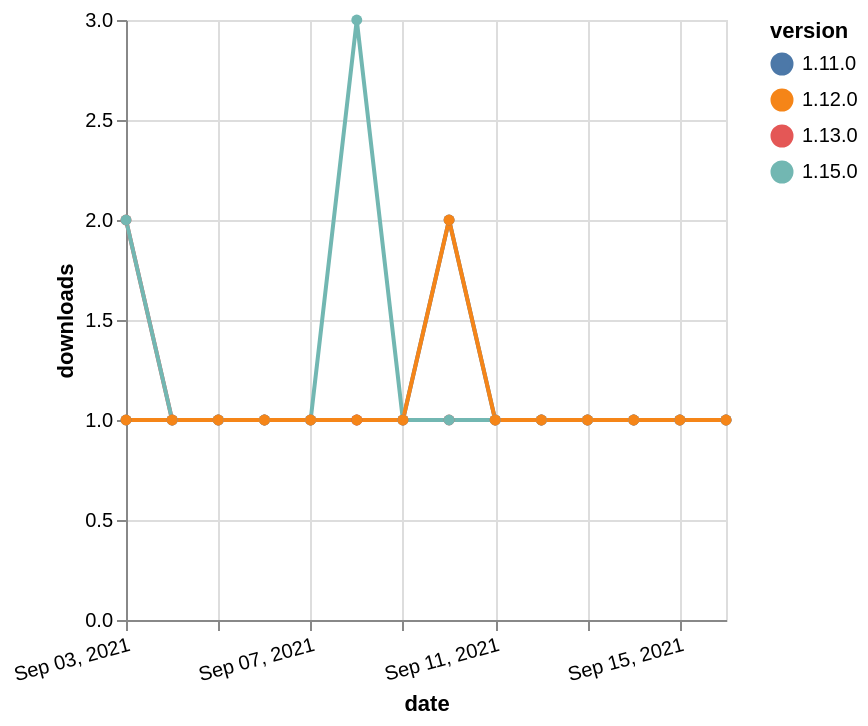

Here is the Vega-Lite specification saved for this chart:
### Vega-Lite specification from a JSON file in a GitHub repository (floating-point values rounded to 4 significant figures)
{"$schema": "https://vega.github.io/schema/vega-lite/v5.json", "description": "A simple bar chart with embedded data.", "data": {"values": [{"date": "2021-09-03", "total": 322, "delta": 1, "version": "1.11.0"}, {"date": "2021-09-04", "total": 323, "delta": 1, "version": "1.11.0"}, {"date": "2021-09-05", "total": 324, "delta": 1, "version": "1.11.0"}, {"date": "2021-09-06", "total": 325, "delta": 1, "version": "1.11.0"}, {"date": "2021-09-07", "total": 326, "delta": 1, "version": "1.11.0"}, {"date": "2021-09-08", "total": 327, "delta": 1, "version": "1.11.0"}, {"date": "2021-09-09", "total": 328, "delta": 1, "version": "1.11.0"}, {"date": "2021-09-10", "total": 330, "delta": 2, "version": "1.11.0"}, {"date": "2021-09-11", "total": 331, "delta": 1, "version": "1.11.0"}, {"date": "2021-09-12", "total": 332, "delta": 1, "version": "1.11.0"}, {"date": "2021-09-13", "total": 333, "delta": 1, "version": "1.11.0"}, {"date": "2021-09-14", "total": 334, "delta": 1, "version": "1.11.0"}, {"date": "2021-09-15", "total": 335, "delta": 1, "version": "1.11.0"}, {"date": "2021-09-16", "total": 336, "delta": 1, "version": "1.11.0"}, {"date": "2021-09-03", "total": 285, "delta": 2, "version": "1.13.0"}, {"date": "2021-09-04", "total": 286, "delta": 1, "version": "1.13.0"}, {"date": "2021-09-05", "total": 287, "delta": 1, "version": "1.13.0"}, {"date": "2021-09-06", "total": 288, "delta": 1, "version": "1.13.0"}, {"date": "2021-09-07", "total": 289, "delta": 1, "version": "1.13.0"}, {"date": "2021-09-08", "total": 290, "delta": 1, "version": "1.13.0"}, {"date": "2021-09-09", "total": 291, "delta": 1, "version": "1.13.0"}, {"date": "2021-09-10", "total": 292, "delta": 1, "version": "1.13.0"}, {"date": "2021-09-11", "total": 293, "delta": 1, "version": "1.13.0"}, {"date": "2021-09-12", "total": 294, "delta": 1, "version": "1.13.0"}, {"date": "2021-09-13", "total": 295, "delta": 1, "version": "1.13.0"}, {"date": "2021-09-14", "total": 296, "delta": 1, "version": "1.13.0"}, {"date": "2021-09-15", "total": 297, "delta": 1, "version": "1.13.0"}, {"date": "2021-09-16", "total": 298, "delta": 1, "version": "1.13.0"}, {"date": "2021-09-03", "total": 114, "delta": 2, "version": "1.15.0"}, {"date": "2021-09-04", "total": 115, "delta": 1, "version": "1.15.0"}, {"date": "2021-09-05", "total": 116, "delta": 1, "version": "1.15.0"}, {"date": "2021-09-06", "total": 117, "delta": 1, "version": "1.15.0"}, {"date": "2021-09-07", "total": 118, "delta": 1, "version": "1.15.0"}, {"date": "2021-09-08", "total": 121, "delta": 3, "version": "1.15.0"}, {"date": "2021-09-09", "total": 122, "delta": 1, "version": "1.15.0"}, {"date": "2021-09-10", "total": 123, "delta": 1, "version": "1.15.0"}, {"date": "2021-09-11", "total": 124, "delta": 1, "version": "1.15.0"}, {"date": "2021-09-12", "total": 125, "delta": 1, "version": "1.15.0"}, {"date": "2021-09-13", "total": 126, "delta": 1, "version": "1.15.0"}, {"date": "2021-09-14", "total": 127, "delta": 1, "version": "1.15.0"}, {"date": "2021-09-15", "total": 128, "delta": 1, "version": "1.15.0"}, {"date": "2021-09-16", "total": 129, "delta": 1, "version": "1.15.0"}, {"date": "2021-09-03", "total": 173, "delta": 1, "version": "1.12.0"}, {"date": "2021-09-04", "total": 174, "delta": 1, "version": "1.12.0"}, {"date": "2021-09-05", "total": 175, "delta": 1, "version": "1.12.0"}, {"date": "2021-09-06", "total": 176, "delta": 1, "version": "1.12.0"}, {"date": "2021-09-07", "total": 177, "delta": 1, "version": "1.12.0"}, {"date": "2021-09-08", "total": 178, "delta": 1, "version": "1.12.0"}, {"date": "2021-09-09", "total": 179, "delta": 1, "version": "1.12.0"}, {"date": "2021-09-10", "total": 181, "delta": 2, "version": "1.12.0"}, {"date": "2021-09-11", "total": 182, "delta": 1, "version": "1.12.0"}, {"date": "2021-09-12", "total": 183, "delta": 1, "version": "1.12.0"}, {"date": "2021-09-13", "total": 184, "delta": 1, "version": "1.12.0"}, {"date": "2021-09-14", "total": 185, "delta": 1, "version": "1.12.0"}, {"date": "2021-09-15", "total": 186, "delta": 1, "version": "1.12.0"}, {"date": "2021-09-16", "total": 187, "delta": 1, "version": "1.12.0"}]}, "width": "container", "mark": {"type": "line", "point": {"filled": true}}, "encoding": {"x": {"field": "date", "type": "temporal", "timeUnit": "yearmonthdate", "title": "date", "axis": {"labelAngle": -15}}, "y": {"field": "delta", "type": "quantitative", "title": "downloads"}, "color": {"field": "version", "type": "nominal"}, "tooltip": {"field": "delta"}}}
